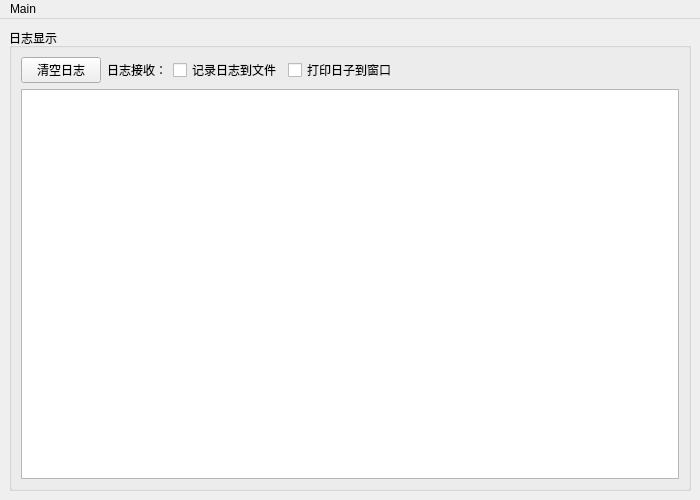
<?xml version="1.0" encoding="UTF-8"?>
<ui version="4.0">
 <class>MainWindow</class>
 <widget class="QMainWindow" name="MainWindow">
  <property name="geometry">
   <rect>
    <x>0</x>
    <y>0</y>
    <width>700</width>
    <height>500</height>
   </rect>
  </property>
  <property name="windowTitle">
   <string>MainWindow</string>
  </property>
  <widget class="QWidget" name="centralwidget">
   <layout class="QVBoxLayout" name="verticalLayout">
    <item>
     <widget class="QGroupBox" name="groupBox_3">
      <property name="sizePolicy">
       <sizepolicy hsizetype="Preferred" vsizetype="Preferred">
        <horstretch>0</horstretch>
        <verstretch>0</verstretch>
       </sizepolicy>
      </property>
      <property name="title">
       <string>日志显示</string>
      </property>
      <layout class="QVBoxLayout" name="verticalLayout_2">
       <item>
        <layout class="QHBoxLayout" name="horizontalLayout_5">
         <item>
          <widget class="QPushButton" name="btnClearLog">
           <property name="sizePolicy">
            <sizepolicy hsizetype="Fixed" vsizetype="Fixed">
             <horstretch>0</horstretch>
             <verstretch>0</verstretch>
            </sizepolicy>
           </property>
           <property name="text">
            <string>清空日志</string>
           </property>
          </widget>
         </item>
         <item>
          <widget class="QLabel" name="label_4">
           <property name="sizePolicy">
            <sizepolicy hsizetype="Fixed" vsizetype="Preferred">
             <horstretch>0</horstretch>
             <verstretch>0</verstretch>
            </sizepolicy>
           </property>
           <property name="text">
            <string>日志接收：</string>
           </property>
          </widget>
         </item>
         <item>
          <widget class="QCheckBox" name="checkBoxLogFile">
           <property name="text">
            <string>记录日志到文件</string>
           </property>
          </widget>
         </item>
         <item>
          <widget class="QCheckBox" name="checkBoxLogWnd">
           <property name="text">
            <string>打印日子到窗口</string>
           </property>
          </widget>
         </item>
         <item>
          <spacer name="horizontalSpacer">
           <property name="orientation">
            <enum>Qt::Horizontal</enum>
           </property>
           <property name="sizeHint" stdset="0">
            <size>
             <width>40</width>
             <height>20</height>
            </size>
           </property>
          </spacer>
         </item>
        </layout>
       </item>
       <item>
        <widget class="QTextBrowser" name="textBrowserLog"/>
       </item>
      </layout>
     </widget>
    </item>
   </layout>
  </widget>
  <widget class="QMenuBar" name="menuBar">
   <property name="geometry">
    <rect>
     <x>0</x>
     <y>0</y>
     <width>700</width>
     <height>23</height>
    </rect>
   </property>
   <widget class="QMenu" name="menuTest">
    <property name="title">
     <string>Main</string>
    </property>
    <addaction name="actionTest"/>
   </widget>
   <addaction name="menuTest"/>
  </widget>
  <action name="actionTest">
   <property name="text">
    <string>Test</string>
   </property>
  </action>
 </widget>
 <resources/>
 <connections/>
</ui>
